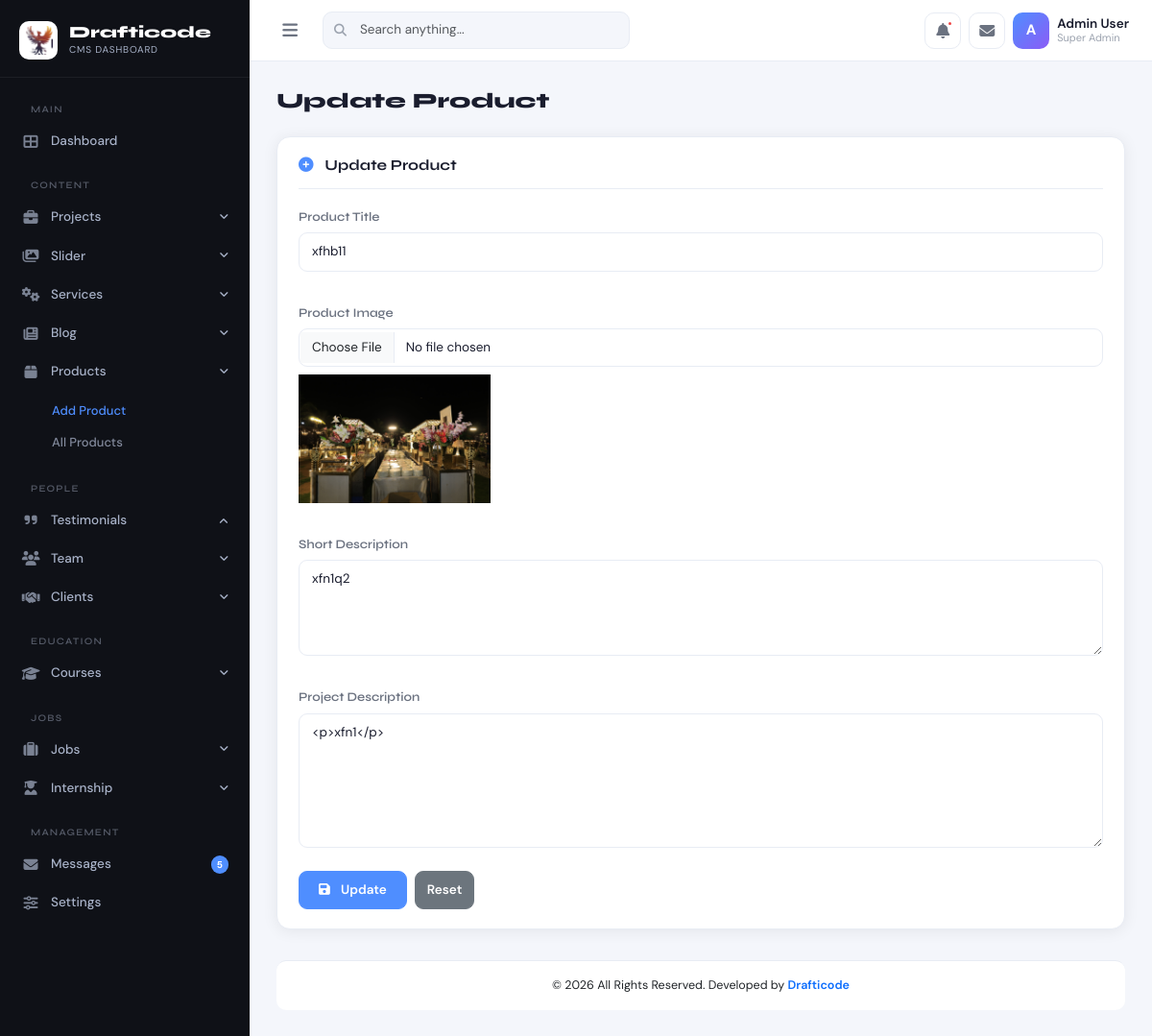
/admin-dashboard/addproduct.php?action=edit_product&id=1, run on the app's committed database.
### tables this page shows
CREATE TABLE `products` (
  `id` int(11) NOT NULL,
  `title` varchar(256) NOT NULL,
  `image` varchar(256) NOT NULL,
  `short_description` varchar(256) NOT NULL,
  `description` varchar(5000) NOT NULL
);

### admin-dashboard/addproduct.php (the view, shortened to what this page needs)
<?php
include 'connection/config.php';
$editMode = false;
$row = [];
if (isset($_GET['action']) && $_GET['action'] == "edit_product") {
  $editMode = true;
  $id = $_GET['id'];
  $stmt = $pdo->prepare("SELECT * FROM products WHERE id=?");
  $stmt->execute([$id]);
  $row = $stmt->fetch();
}
?>
<!DOCTYPE html>
<html lang="en">
<head>
  <link rel="stylesheet" href="https://cdnjs.cloudflare.com/ajax/libs/bootstrap/5.3.2/css/bootstrap.min.css">
  <link rel="stylesheet" href="https://cdnjs.cloudflare.com/ajax/libs/font-awesome/6.5.1/css/all.min.css">
  <link rel="stylesheet" href="assets/css/admin.css">
</head>
<body>
  <?php include 'common/sidebar.php' ?>
  <?php include 'common/topbar.php' ?>
  <div id="main-content">
    <div class="page-header">
      <h1 class="page-title"><?= $editMode ? 'Update Product' : 'Add Product' ?></h1>
    </div>
    <div class="row justify-content-center">
      <div class="col-lg-12">
        <div class="admin-card">
          <div class="section-header">
            <h3 class="section-title">
              <i class="fas fa-plus-circle me-2 text-primary-custom"></i>
              <?= $editMode ? 'Update Product' : 'Add New Product' ?>
            </h3>
          </div>
          <form method="POST" action="function.php" enctype="multipart/form-data">
            <div class="row g-3">
              <div class="col-md-12">
                <div class="mb-3">
                  <label class="form-label">Product Title</label>
                  <input type="text"
                    class="form-control"
                    name="title"
                    value="<?= $editMode ? htmlspecialchars($row['title']) : '' ?>"
                    placeholder="Enter product title"
                    required>
                </div>
              </div>
              <div class="col-12">
                <div class="mb-3">
                  <label class="form-label">Product Image</label>
                  <input type="file"
                    class="form-control"
                    name="image"
                    id="productImageUpload"
                    accept="image/*">
                  <div class="mt-2" id="productPreview">
                    <?php if ($editMode && !empty($row['image'])) { ?>
                      <img src="../upload/<?= $row['image'] ?>" width="200">
                    <?php } ?>
                  </div>
                </div>
              </div>
              <div class="col-12">
                <div class="mb-3">
                  <label class="form-label">Short Description</label>
                  <textarea
                    class="form-control"
                    name="short_description"
                    rows="3"><?= $editMode ? htmlspecialchars($row['short_description']) : '' ?></textarea>
                </div>
              </div>
              <div class="col-12">
  <div class="mb-3">
    <label class="form-label">Project Description</label>
    <textarea
      id="description"
      class="form-control"
      name="description"
      rows="5"
      style="min-height:140px"><?= $editMode ? htmlspecialchars($row['description'] ?? '') : '' ?></textarea>
  </div>
</div>
            </div>
            <div class="d-flex gap-2 pt-2">
              <button
                type="submit"
                name="<?= $editMode ? 'update_product' : 'add_product' ?>"
                class="btn btn-primary">
                <i class="fas fa-save me-2"></i>
                <?= $editMode ? 'Update' : 'Save' ?>
              </button>
              <button type="reset" class="btn btn-secondary">Reset</button>
            </div>
          </form>
        </div>
      </div>
    </div>
    <?php include 'common/footer.php' ?>
</body>
</html>

### admin-dashboard/assets/css/admin.css (style rules this page uses)
:root { --sidebar-width: 260px; --sidebar-bg: #0f1117; --sidebar-text: #a8b2c8; --sidebar-active: #ffffff; --sidebar-hover-bg: rgba(255,255,255,0.06); --sidebar-accent: #4f8eff; --topbar-height: 64px; --topbar-bg: #ffffff; --body-bg: #f4f6fb; --card-bg: #ffffff; --card-shadow: 0 2px 16px rgba(0,0,0,0.07); --card-radius: 14px; --text-primary: #1a1d2e; --text-secondary: #6b7280; --text-muted: #9ca3af; --border-color: #e8ecf4; --accent-blue: #4f8eff; --accent-purple: #8b5cf6; --accent-green: #10b981; --accent-orange: #f59e0b; --accent-red: #ef4444; --accent-cyan: #06b6d4; --transition: all 0.22s cubic-bezier(.4,0,.2,1); }
* { box-sizing: border-box; }
body { font-family: 'DM Sans', sans-serif; background: var(--body-bg); color: var(--text-primary); margin: 0; padding: 0; min-height: 100vh; font-size: 14.5px; }
h1,h2,h3,h4,h5,h6 { font-family: 'Syne', sans-serif; font-weight: 700; }
#main-content { margin-left: var(--sidebar-width); margin-top: var(--topbar-height); padding: 28px; min-height: calc(100vh - var(--topbar-height)); transition: var(--transition); }
.page-header { display: flex; align-items: center; justify-content: space-between; margin-bottom: 24px; }
.page-title { font-family: 'Syne', sans-serif; font-size: 22px; font-weight: 800; color: var(--text-primary); margin: 0; }
.admin-card { background: var(--card-bg); border-radius: var(--card-radius); box-shadow: var(--card-shadow); border: 1px solid var(--border-color); padding: 20px 22px; }
.btn-primary { background: var(--accent-blue); border-color: var(--accent-blue); font-weight: 600; font-size: 13.5px; padding: 9px 20px; border-radius: 9px; transition: var(--transition); }
.btn-secondary { border-radius: 9px; font-size: 13.5px; font-weight: 600; }
.form-label { font-size: 13px; font-weight: 600; color: var(--text-secondary); margin-bottom: 6px; font-family: 'Syne', sans-serif; }
.form-control, .form-select { border: 1.5px solid var(--border-color); border-radius: 9px; padding: 9px 13px; font-size: 13.5px; color: var(--text-primary); transition: var(--transition); background: var(--card-bg); }
textarea.form-control { min-height: 100px; resize: vertical; }
.section-header { display: flex; align-items: center; justify-content: space-between; margin-bottom: 18px; padding-bottom: 14px; border-bottom: 1px solid var(--border-color); }
.section-title { font-family: 'Syne', sans-serif; font-size: 15.5px; font-weight: 700; color: var(--text-primary); margin: 0; }
.text-primary-custom { color: var(--accent-blue) !important; }

### data on the page
products: title "xfhb11", image (picture), short_description "xfn1q2", description "<p>xfn1</p>"
